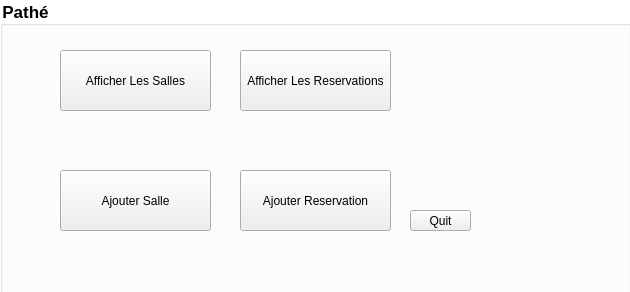
<?xml version="1.0" encoding="UTF-8"?>
<ui version="4.0">
 <class>MainWindow</class>
 <widget class="QMainWindow" name="MainWindow">
  <property name="geometry">
   <rect>
    <x>0</x>
    <y>0</y>
    <width>630</width>
    <height>292</height>
   </rect>
  </property>
  <property name="windowTitle">
   <string>MainWindow</string>
  </property>
  <widget class="QWidget" name="centralwidget">
   <widget class="QGroupBox" name="groupBox">
    <property name="geometry">
     <rect>
      <x>0</x>
      <y>0</y>
      <width>631</width>
      <height>331</height>
     </rect>
    </property>
    <property name="font">
     <font>
      <family>System</family>
      <pointsize>13</pointsize>
      <weight>75</weight>
      <bold>true</bold>
     </font>
    </property>
    <property name="styleSheet">
     <string notr="true">QGroupBox{
	background-color: rgb(255, 255, 255);

	/*background-color: rgb(255, 170, 0);*/

}

QLabel{
font-size :20px;
font-weight:200;
font-family :Helvatica;
}
</string>
    </property>
    <property name="title">
     <string>Pathé</string>
    </property>
    <widget class="QLabel" name="label">
     <property name="geometry">
      <rect>
       <x>490</x>
       <y>210</y>
       <width>291</width>
       <height>111</height>
      </rect>
     </property>
     <property name="text">
      <string/>
     </property>
    </widget>
    <widget class="QPushButton" name="affiche_reservation">
     <property name="geometry">
      <rect>
       <x>240</x>
       <y>50</y>
       <width>151</width>
       <height>61</height>
      </rect>
     </property>
     <property name="cursor">
      <cursorShape>PointingHandCursor</cursorShape>
     </property>
     <property name="styleSheet">
      <string notr="true">
QPushButton:hover:!pressed {
display: inline-block;
  padding: 14px 5px;
 
  cursor: pointer;
font-size: 12px;
outline: none;
  color: #fff;
  background-color: #4CAF50;
  border: none;
 text-align: center;
  text-decoration: none;
  box-shadow: 0 9px #999;
}
QPushButton:hover {background-color: #ffc526}
QPushButton:active {
  background-color: #3e8e41;
  box-shadow: 0 5px #666;
  transform: translateY(4px);
}</string>
     </property>
     <property name="text">
      <string>Afficher Les Reservations</string>
     </property>
    </widget>
    <widget class="QPushButton" name="quit">
     <property name="geometry">
      <rect>
       <x>410</x>
       <y>210</y>
       <width>61</width>
       <height>21</height>
      </rect>
     </property>
     <property name="cursor">
      <cursorShape>PointingHandCursor</cursorShape>
     </property>
     <property name="styleSheet">
      <string notr="true">QPushButton:hover:!pressed {
display: inline-block;
  padding: 18px 20px;
 
  cursor: pointer;
font-size: 12px;
outline: none;
  color: #fff;
  background-color: #4CAF50;
  border: none;
 text-align: center;
  text-decoration: none;
  box-shadow: 0 9px #999;
}
QPushButton:hover {background-color: #3e8e41}
QPushButton:active {
  background-color: #3e8e41;
  box-shadow: 0 5px #666;
  transform: translateY(4px);
}</string>
     </property>
     <property name="text">
      <string>Quit</string>
     </property>
    </widget>
    <widget class="QPushButton" name="afficher_salle">
     <property name="geometry">
      <rect>
       <x>60</x>
       <y>50</y>
       <width>151</width>
       <height>61</height>
      </rect>
     </property>
     <property name="cursor">
      <cursorShape>PointingHandCursor</cursorShape>
     </property>
     <property name="styleSheet">
      <string notr="true">QPushButton:hover:!pressed {
display: inline-block;
  padding: 16px 20px;
 
  cursor: pointer;
font-size: 12px;
outline: none;
  color: #fff;
  background-color: #4CAF50;
  border: none;
 text-align: center;
  text-decoration: none;
  box-shadow: 0 9px #999;
}
QPushButton:hover {background-color: #3e8e41}
QPushButton:active {
  background-color: #3e8e41;
  box-shadow: 0 5px #666;
  transform: translateY(4px);
}</string>
     </property>
     <property name="text">
      <string>Afficher Les Salles</string>
     </property>
    </widget>
    <widget class="QPushButton" name="ajout_salle">
     <property name="geometry">
      <rect>
       <x>60</x>
       <y>170</y>
       <width>151</width>
       <height>61</height>
      </rect>
     </property>
     <property name="cursor">
      <cursorShape>PointingHandCursor</cursorShape>
     </property>
     <property name="styleSheet">
      <string notr="true">QPushButton:hover:!pressed {
display: inline-block;
  padding: 16px 20px;
 
  cursor: pointer;
font-size: 12px;
outline: none;
  color: #fff;
  background-color: #4CAF50;
  border: none;
 text-align: center;
  text-decoration: none;
  box-shadow: 0 9px #999;
}
QPushButton:hover {background-color: #3e8e41}
QPushButton:active {
  background-color: #3e8e41;
  box-shadow: 0 5px #666;
  transform: translateY(4px);
}</string>
     </property>
     <property name="text">
      <string>Ajouter Salle</string>
     </property>
    </widget>
    <widget class="QPushButton" name="ajout_reservation">
     <property name="geometry">
      <rect>
       <x>240</x>
       <y>170</y>
       <width>151</width>
       <height>61</height>
      </rect>
     </property>
     <property name="cursor">
      <cursorShape>PointingHandCursor</cursorShape>
     </property>
     <property name="styleSheet">
      <string notr="true">QPushButton:hover:!pressed {
display: inline-block;
  padding: 16px 20px;
 
  cursor: pointer;
font-size: 12px;
outline: none;
  color: #fff;
  background-color: #4CAF50;
  border: none;
 text-align: center;
  text-decoration: none;
  box-shadow: 0 9px #999;
}
QPushButton:hover {background-color: #3e8e41}
QPushButton:active {
  background-color: #3e8e41;
  box-shadow: 0 5px #666;
  transform: translateY(4px);
}</string>
     </property>
     <property name="text">
      <string>Ajouter Reservation</string>
     </property>
    </widget>
    <widget class="QLabel" name="label_2">
     <property name="geometry">
      <rect>
       <x>490</x>
       <y>20</y>
       <width>201</width>
       <height>101</height>
      </rect>
     </property>
     <property name="styleSheet">
      <string notr="true"/>
     </property>
     <property name="text">
      <string/>
     </property>
    </widget>
   </widget>
  </widget>
  <widget class="QMenuBar" name="menubar">
   <property name="geometry">
    <rect>
     <x>0</x>
     <y>0</y>
     <width>630</width>
     <height>21</height>
    </rect>
   </property>
  </widget>
 </widget>
 <resources/>
 <connections/>
</ui>
